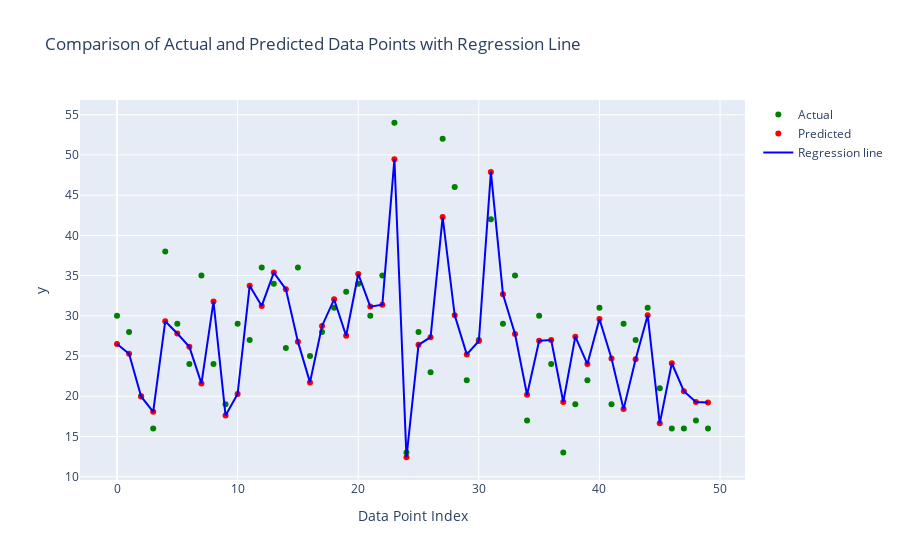

The code cell stored with this chart in its notebook:
### Code cell
import plotly.graph_objs as go
#Conclusion :
# 1] The regression model appears to capture the overall trend of the data but may struggle with certain data points, leading to larger prediction errors.
# 2] The presence of outliers suggests that the model's performance could be improved either by addressing these outliers or by using a more robust regression technique.
# 3] The jagged nature of the regression line indicates a close fit to the data points, which might be an issue if the model is overfitting.

# Assuming you have y_test and y_pred defined

# Assuming y_test and y_pred are already defined with 30 samples
y_test_sample = y_test[:50]
y_pred_sample = y_pred[:50]

# Convert range to list for x-axis
x_values = list(range(len(y_test_sample)))

# Create traces for actual and predicted data points
trace_actual = go.Scatter(x=x_values, y=y_test_sample, mode='markers', name='Actual', marker=dict(color='green'))
trace_predicted = go.Scatter(x=x_values, y=y_pred_sample, mode='markers', name='Predicted', marker=dict(color='red'))

# Create a trace for the regression line
trace_regression = go.Scatter(x=x_values, y=y_pred_sample, mode='lines', name='Regression line', line=dict(color='blue', width=2))

# Combine traces into a data list
data = [trace_actual, trace_predicted, trace_regression]

# Define layout for the plot
layout = go.Layout(
    title='Comparison of Actual and Predicted Data Points with Regression Line',
    xaxis=dict(title='Data Point Index'),
    yaxis=dict(title='y'),
    hovermode='closest',  # Show closest data point's values upon hover
)

# Create figure object that combines data and layout
fig = go.Figure(data=data, layout=layout)

# Display the interactive plot
fig.show()

### Figure 1 — Plotly figure (JSON) as saved in the notebook; plotly's stock layout.template omitted (floating-point values rounded to 4 significant figures)
{"data": [{"marker": {"color": "green"}, "mode": "markers", "name": "Actual", "type": "scatter", "x": [0, 1, 2, 3, 4, 5, 6, 7, 8, 9, 10, 11, 12, 13, 14, 15, 16, 17, 18, 19, 20, 21, 22, 23, 24, 25, 26, 27, 28, 29, 30, 31, 32, 33, 34, 35, 36, 37, 38, 39, 40, 41, 42, 43, 44, 45, 46, 47, 48, 49], "y": [30, 28, 20, 16, 38, 29, 24, 35, 24, 19, 29, 27, 36, 34, 26, 36, 25, 28, 31, 33, 34, 30, 35, 54, 13, 28, 23, 52, 46, 22, 27, 42, 29, 35, 17, 30, 24, 13, 19, 22, 31, 19, 29, 27, 31, 21, 16, 16, 17, 16]}, {"marker": {"color": "red"}, "mode": "markers", "name": "Predicted", "type": "scatter", "x": [0, 1, 2, 3, 4, 5, 6, 7, 8, 9, 10, 11, 12, 13, 14, 15, 16, 17, 18, 19, 20, 21, 22, 23, 24, 25, 26, 27, 28, 29, 30, 31, 32, 33, 34, 35, 36, 37, 38, 39, 40, 41, 42, 43, 44, 45, 46, 47, 48, 49], "y": [26.51, 25.28, 19.98, 18.07, 29.32, 27.81, 26.15, 21.58, 31.77, 17.62, 20.3, 33.73, 31.23, 35.37, 33.32, 26.79, 21.73, 28.74, 32.05, 27.53, 35.2, 31.14, 31.39, 49.46, 12.42, 26.39, 27.35, 42.27, 30.06, 25.21, 26.88, 47.89, 32.69, 27.74, 20.18, 26.91, 26.98, 19.29, 27.41, 24.0, 29.61, 24.69, 18.4, 24.61, 30.09, 16.64, 24.11, 20.64, 19.3, 19.22]}, {"line": {"color": "blue", "width": 2}, "mode": "lines", "name": "Regression line", "type": "scatter", "x": [0, 1, 2, 3, 4, 5, 6, 7, 8, 9, 10, 11, 12, 13, 14, 15, 16, 17, 18, 19, 20, 21, 22, 23, 24, 25, 26, 27, 28, 29, 30, 31, 32, 33, 34, 35, 36, 37, 38, 39, 40, 41, 42, 43, 44, 45, 46, 47, 48, 49], "y": [26.51, 25.28, 19.98, 18.07, 29.32, 27.81, 26.15, 21.58, 31.77, 17.62, 20.3, 33.73, 31.23, 35.37, 33.32, 26.79, 21.73, 28.74, 32.05, 27.53, 35.2, 31.14, 31.39, 49.46, 12.42, 26.39, 27.35, 42.27, 30.06, 25.21, 26.88, 47.89, 32.69, 27.74, 20.18, 26.91, 26.98, 19.29, 27.41, 24.0, 29.61, 24.69, 18.4, 24.61, 30.09, 16.64, 24.11, 20.64, 19.3, 19.22]}], "layout": {"hovermode": "closest", "title": {"text": "Comparison of Actual and Predicted Data Points with Regression Line"}, "xaxis": {"title": {"text": "Data Point Index"}}, "yaxis": {"title": {"text": "y"}}}}
